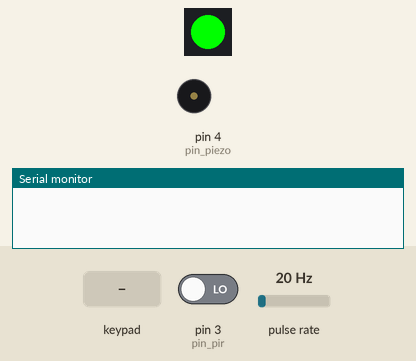
Bench run of a sketch on a simulated Arduino Uno, built with avr-gcc and run on an emulated ATmega328P. Parts: 1 RGB LEDs in strip order, left to right, buzzer (waves = sounding, pin HIGH), the last lines printed to the serial monitor. Wiring (inferred from the names in the program): pulse sensor: data pin 5. The inputs (shaded band) are chosen by the test bench; at power-on: pin 3 (pin_pir) LOW, pulse rate 20 Hz.

Above: at 1.2 s.
1.3 s: pin 3 (pin_pir) driven HIGH
At 2.4 s:
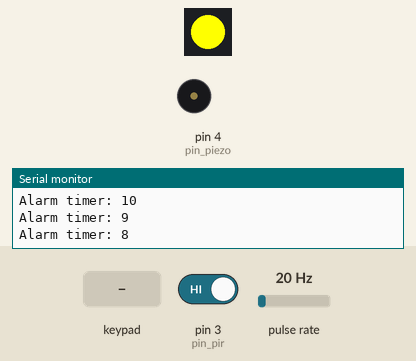
2.8 s: keypad keys 1 2 3 A pressed 0.4 s apart
At 4.5 s:
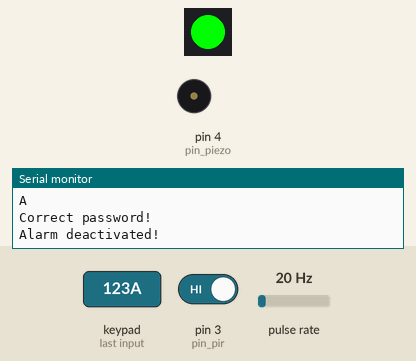
Timing chart, 0 to 6.0 s (numbered marks = the images above; inputs shaded):
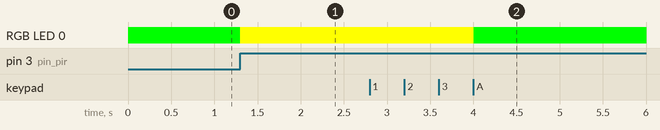

Measured:
- after the input at 1.3 s, RGB LED 0: RGB(0, 255, 0) → RGB(255, 255, 0) at once

The sketch:

alarm_system.ino
```cpp
#include <Keypad.h>
#include <Adafruit_NeoPixel.h>

#define passwordLength 4
#define pin_piezo 4
#define pin_pir 3
#define pin_NeoPixel 13

// Alarm related variables
volatile bool alarmCounterTriggered = false;
const int timeWindow = 10;
volatile static int alarmTimer = 0;

//counter and compare values Timer1 = 16bit
const uint16_t t1_load = 0;
const uint16_t t1_comp = 62500;

//Keypad related variables
char inputPassword[passwordLength + 1]; //Password_Length+1 due to terminating zero \0
char masterPasswort[passwordLength + 1] = "123A";
byte dataCount = 0, masterCount = 0;

const byte ROWS = 4;
const byte COLS = 4;

char hexaKeys[ROWS][COLS] = {
  {'1', '2', '3', 'A'},
  {'4', '5', '6', 'B'},
  {'7', '8', '9', 'C'},
  {'*', '0', '#', 'D'}
};

byte rowPins[ROWS] = {12, 11, 10, 9};
byte colPins[COLS] = {8, 7, 6, 5};

//Initialization of objects
Keypad myKeypad = Keypad(makeKeymap(hexaKeys), rowPins, colPins, ROWS, COLS);
Adafruit_NeoPixel pixel = Adafruit_NeoPixel(1, pin_NeoPixel, NEO_GRB + NEO_KHZ800);

void setup() {
  Serial.begin(9600);
  DDRD |= (1 << pin_piezo);

  //setup PIR pin
  DDRD &= ~(1 << pin_pir); //Pinmode Input
  PORTD &= ~(1 << pin_pir); //Pull-Down

  /* ------------------------------
      Setup Externe Interrupt
     ------------------------------*/
  //setup extern Interrupt interrupt: Rising edge of INT1 gennerates Interrupt
  EICRA |= (1 << ISC11);
  EICRA |= (1 << ISC10);
  EIMSK = 0; //Reset Register
  EIMSK |= (1 << INT1); //Enable Interrupts for INT1

  /* -------------------------------
     Setup Software Interrupt
     -------------------------------*/
  //Reset Timer1 Control Reg A
  TCCR1A = 0;

  //Set CTC mode (automatic reload of timer
  TCCR1B &= ~(1 << WGM13); // ensure that cleared
  TCCR1B |= (1 << WGM12);

  //Set Prescaler of 256
  TCCR1B |= (1 << CS12);
  TCCR1B &= ~(1 << CS11);
  TCCR1B &= ~(1 << CS10);

  // Reset Timer and Compare Value
  TCNT1 = t1_load;
  OCR1A = t1_comp;

  pixel.begin();
  SetPixel(0, 255, 0); // green
}

void loop()
{
  char keyInput = myKeypad.getKey();
  if (keyInput != NO_KEY)  {
    Serial.println(keyInput);
    inputPassword[dataCount] = keyInput;
    dataCount++;
  }

  if (dataCount == passwordLength) {
    if (!strcmp(inputPassword, masterPasswort)) {
      Serial.println("Correct password!");
      DeactivateAlarm();
    }
    else
      Serial.println("Incorrect password!");

    ClearData();
  }
}

//external Interrupt Service Routine
ISR(INT1_vect) {
  SetPixel(255, 255, 0); // yellow

  Serial.println("Alarm timer (re)started!");

  if (!alarmCounterTriggered)  {
    //activate Timer
    TIMSK1 |= (1 << OCIE1A);
    alarmCounterTriggered = true;
  }

  alarmTimer = timeWindow;
  Serial.print("Alarm timer: ");
  Serial.println(alarmTimer);
}

//Timer Interrupt Service Routine
ISR(TIMER1_COMPA_vect) {
  alarmTimer--;
  Serial.print("Alarm timer: ");
  Serial.println(alarmTimer);

  //activate Alarm
  if (alarmTimer <= 0)
    ActivateAlarm();
}

void SetPixel(int redValue, int greenValue, int blueValue) {
  pixel.setPixelColor(0, pixel.Color(redValue, greenValue, blueValue));
  pixel.show();
}

void ActivateAlarm() {
  TIMSK1 &= ~(1 << OCIE1A); //deactivate Timer
  SetPixel(255, 0, 0); // LED Red
  tone(pin_piezo, 1000);
  Serial.println("Alarm activated!");
}

void DeactivateAlarm() {
  TIMSK1 &= ~(1 << OCIE1A); //deactivate Timer
  SetPixel(0, 255, 0); // green
  noTone(pin_piezo);
  alarmCounterTriggered = false;
  Serial.println("Alarm deactivated!");
}

void ClearData() {
  while (dataCount != 0) {
    inputPassword[dataCount--] = 0;
  }
  return;
}
```
